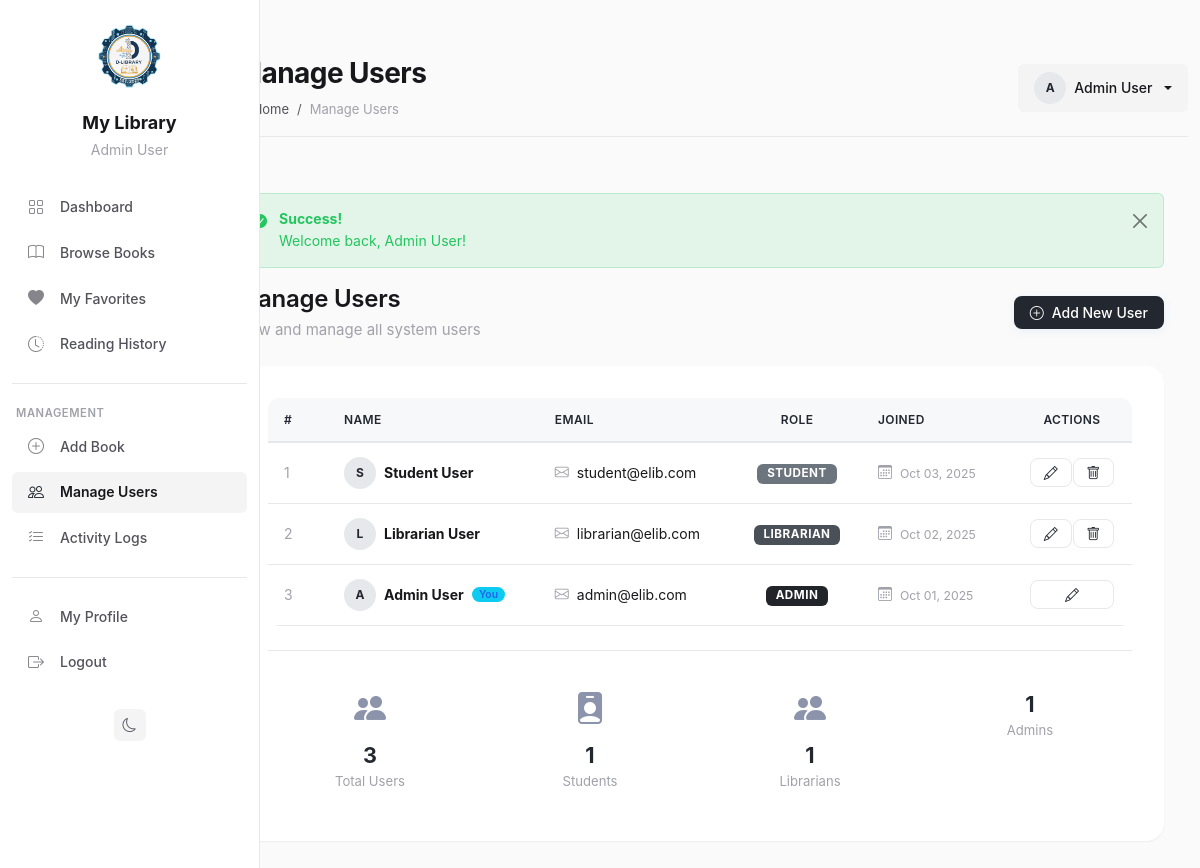
Page /public/?route=users (signed in) on the committed database.
### tables this page shows
CREATE TABLE `users` (
  `id` int(11) NOT NULL AUTO_INCREMENT,
  `name` varchar(255) NOT NULL,
  `email` varchar(255) NOT NULL UNIQUE,
  `password` varchar(255) NOT NULL,
  `role` enum('admin','librarian','student') DEFAULT 'student',
  `created_at` timestamp NOT NULL DEFAULT CURRENT_TIMESTAMP,
  PRIMARY KEY (`id`),
  KEY `idx_email` (`email`),
  KEY `idx_role` (`role`)
);

### app/controllers/UserController.php (called while the page is built, shortened)
<?php
class UserController extends BaseController {
    private $userModel;
    public function __construct() {
        $this->userModel = new User($this->db);
    }
    public function index() {
        $users = $this->userModel->getAll();
        $data = [
            'title' => 'Manage Users',
            'page_title' => 'Manage Users',
            'users' => $users
        ];
        $this->view('users/index', $data);
    }
}
?>

### public/index.php (called while the page is built, shortened)
<?php
require_once BASE_PATH . '/config/database.php';
require_once BASE_PATH . '/app/controllers/BaseController.php';
$route = $_GET['route'] ?? 'home';
$routes = [
    'home' => 'HomeController@index',
    'login' => 'AuthController@login',
    'register' => 'AuthController@register',
    'logout' => 'AuthController@logout',
    'dashboard' => 'DashboardController@index',
    'books' => 'BookController@index',
    'books/view' => 'BookController@show',
    'books/download' => 'BookController@download',
    'books/show' => 'BookController@show',
    'books/read' => 'BookController@read',
    'books/create' => 'BookController@create',
    'books/edit' => 'BookController@edit',
    'books/delete' => 'BookController@delete',
    'books/favorite' => 'BookController@toggleFavorite',
    'books/toggleFavorite' => 'BookController@toggleFavorite',
    'books/search' => 'BookController@search',
    'favorites' => 'BookController@favorites',
    'history' => 'BookController@history',
    'reading-history' => 'BookController@history',
    'users' => 'UserController@index',
    'users/create' => 'UserController@create',
    'users/edit' => 'UserController@edit',
    'users/delete' => 'UserController@delete',
    'profile' => 'UserController@profile',
    'logs' => 'UserController@logs',
];
list($controller, $method) = explode('@', $routes[$route]);
$instance = new $controller();
$instance->$method();
?>

### config/database.php (called while the page is built, shortened)
<?php
class Database {
    private $host = 'localhost';
    private $db_name = 'elibrary_db';
    private $username = 'root';
    private $password = '';
    public function getConnection() {
        $this->conn = null;
        try {
            $this->conn = new PDO(
                "mysql:host=" . $this->host . ";dbname=" . $this->db_name,
                $this->username,
                $this->password,
                array(
                    PDO::ATTR_ERRMODE => PDO::ERRMODE_EXCEPTION,
                    PDO::ATTR_DEFAULT_FETCH_MODE => PDO::FETCH_ASSOC,
                    PDO::ATTR_EMULATE_PREPARES => false
                )
            );
        } catch(PDOException $e) {
            echo "Connection Error: " . $e->getMessage();
        }
        return $this->conn;
    }
}
?>

### app/models/User.php (called while the page is built, shortened)
<?php
class User {
    private $db;
    public function __construct($database) {
        $this->db = $database;
    }
    public function getAll() {
        try {
            $stmt = $this->db->query("SELECT * FROM users ORDER BY created_at DESC");
            return $stmt->fetchAll(PDO::FETCH_ASSOC);
        } catch (PDOException $e) {
            error_log("Error getting users: " . $e->getMessage());
            return [];
        }
    }
}
?>

### app/views/users/index.php (the view, shortened to what this page needs)
<?php require_once __DIR__ . '/../layouts/header.php'; ?>
<?php require_once __DIR__ . '/../layouts/sidebar.php'; ?>
<div class="d-flex justify-content-between align-items-center mb-4">
    <div>
        <h2 class="mb-1">Manage Users</h2>
        <p class="text-muted mb-0">View and manage all system users</p>
    </div>
    <a href="<?= BASE_URL ?>?route=users/create" class="btn btn-primary">
        <i class="bi bi-plus-circle"></i> Add New User
    </a>
</div>
<div class="card shadow-sm">
    <div class="card-body">
        <?php if (empty($users)): ?>
            <div class="empty-state text-center py-5">
                <i class="bi bi-people" style="font-size: 3rem;"></i>
                <h3 class="mt-3">No users found</h3>
                <p class="text-muted">Start by adding your first user.</p>
                <a href="<?= BASE_URL ?>?route=users/create" class="btn btn-primary mt-2">
                    <i class="bi bi-plus"></i> Add First User
                </a>
            </div>
        <?php else: ?>
            <div class="table-responsive">
                <table class="table table-hover align-middle">
                    <thead class="table-light">
                        <tr>
                            <th width="60">#</th>
                            <th>NAME</th>
                            <th>EMAIL</th>
                            <th width="130" class="text-center">ROLE</th>
                            <th width="150">JOINED</th>
                            <th width="120" class="text-center">ACTIONS</th>
                        </tr>
                    </thead>
                    <tbody>
                        <?php foreach ($users as $index => $user): ?>
                            <tr>
                                <td class="text-muted"><?= $index + 1 ?></td>
                                <td>
                                    <div class="d-flex align-items-center gap-2">
                                    <div class="avatar avatar-sm" style="overflow: hidden;">
                                        <?php if (!empty($user['photo'])): ?>
                                            <img src="<?= BASE_URL . 'uploads/photos/' . htmlspecialchars($user['photo']) ?>"
                                                alt="Profile Photo"
                                                style="width:32px; height:32px; border-radius:50%; object-fit:cover;">
                                        <?php else: ?>
                                            <?= strtoupper(substr($user['name'], 0, 1)) ?>
                                        <?php endif; ?>
                                    </div>
                                        <strong><?= htmlspecialchars($user['name']) ?></strong>
                                        <?php if ($user['id'] == $_SESSION['user_id']): ?>
                                            <span class="badge bg-info" style="font-size: 0.65rem;">You</span>
                                        <?php endif; ?>
                                    </div>
                                </td>
                                <td>
                                    <i class="bi bi-envelope text-muted me-1"></i>
                                    <?= htmlspecialchars($user['email']) ?>
                                </td>
                                <td class="text-center">
                                    <span class="role-badge <?= strtolower($user['role']) ?>">
                                        <?= strtoupper($user['role']) ?>
                                    </span>
                                </td>
                                <td>
                                    <i class="bi bi-calendar3 text-muted me-1"></i>
                                    <small class="text-muted">
                                        <?= date('M d, Y', strtotime($user['created_at'])) ?>
                                    </small>
                                </td>
                                <td>
                                    <div class="btn-group btn-group-sm d-flex justify-content-center" role="group">
                                        <a href="<?= BASE_URL ?>?route=users/edit&id=<?= $user['id'] ?>"
                                           class="btn btn-outline-primary"
                                           title="Edit User">
                                            <i class="bi bi-pencil"></i>
                                        </a>
                                        <?php if ($user['id'] != $_SESSION['user_id'] && $_SESSION['role'] === 'admin'): ?>
                                            <a href="<?= BASE_URL ?>?route=users/delete&id=<?= $user['id'] ?>"
                                               class="btn btn-outline-danger"
                                               onclick="return confirm('⚠️ Are you sure you want to delete <?= htmlspecialchars($user['name']) ?>?\n\nThis action cannot be undone!')"
                                               title="Delete User">
                                                <i class="bi bi-trash"></i>
                                            </a>
                                        <?php endif; ?>
                                    </div>
                                </td>
                            </tr>
                        <?php endforeach; ?>
                    </tbody>
                </table>
            </div>
            <div class="mt-4 pt-3 border-top">
                <div class="row text-center g-3">
                    <div class="col-6 col-md-3">
                        <div class="p-3">
                            <i class="bi bi-people-fill"></i>
                            <h4 class="mb-0 mt-2"><?= count($users) ?></h4>
                            <small class="text-muted">Total Users</small>
                        </div>
                    </div>
                    <div class="col-6 col-md-3">
                        <div class="p-3">
                            <i class="bi bi-person-badge-fill"></i>
                            <h4 class="mb-0 mt-2">
                                <?= count(array_filter($users, fn($u) => strtolower($u['role']) === 'student')) ?>
                            </h4>
                            <small class="text-muted">Students</small>
                        </div>
                    </div>
                    <div class="col-6 col-md-3">
                        <div class="p-3">
                            <i class="bi bi-people-fill"></i>
                            <h4 class="mb-0 mt-2">
                                <?= count(array_filter($users, fn($u) => strtolower($u['role']) === 'librarian')) ?>
                            </h4>
                            <small class="text-muted">Librarians</small>
                        </div>
                    </div>
                    <div class="col-6 col-md-3">
                        <div class="p-3">
                            <h4 class="mb-0 mt-2">
                                <?= count(array_filter($users, fn($u) => strtolower($u['role']) === 'admin')) ?>
                            </h4>
                            <small class="text-muted">Admins</small>
                        </div>
                    </div>
                </div>
            </div>
        <?php endif; ?>
    </div>
</div>
<?php require_once __DIR__ . '/../layouts/footer.php'; ?>

### public/css/style.css (style rules this page uses)
:root { --gray-50: #fafafa; --gray-100: #f4f4f5; --gray-200: #e4e4e7; --gray-300: #d4d4d8; --gray-400: #a1a1aa; --gray-500: #71717a; --gray-600: #52525b; --gray-700: #3f3f46; --gray-800: #27272a; --gray-900: #18181b; --gray-950: #09090b; --blue-500: #3b82f6; --blue-600: #2563eb; --blue-700: #1d4ed8; --green-500: #22c55e; --red-500: #ef4444; --yellow-500: #eab308; --purple-500: #a855f7; --bg: #ffffff; --bg-subtle: var(--gray-50); --bg-muted: var(--gray-100); --text: var(--gray-900); --text-subtle: var(--gray-600); --text-muted: var(--gray-400); --border: var(--gray-200); --border-hover: var(--gray-300); --primary: var(--blue-600); --primary-hover: var(--blue-700); --primary-fg: #ffffff; --sidebar-width: 260px; --radius: 8px; --radius-sm: 6px; --radius-lg: 12px; }
* { margin: 0; padding: 0; box-sizing: border-box; }
body { font-family: -apple-system, BlinkMacSystemFont, 'Segoe UI', 'Roboto', sans-serif; background: var(--bg); color: var(--text); font-size: 15px; line-height: 1.6; -webkit-font-smoothing: antialiased; }
h1, h2, h3, h4, h5, h6 { font-weight: 600; line-height: 1.25; color: var(--text); margin-bottom: 0.5rem; }
h2 { font-size: 1.5rem; letter-spacing: -0.01em; }
h4 { font-size: 1.125rem; }
p { color: var(--text-subtle); margin-bottom: 1rem; }
a { color: var(--primary); text-decoration: none; transition: opacity 0.2s; }
.card { background: var(--bg); border: 1px solid var(--border); border-radius: var(--radius); box-shadow: none; transition: all 0.2s; }
.card-body { padding: 1.25rem; }
.btn { display: inline-flex; align-items: center; justify-content: center; gap: 0.5rem; padding: 0.5rem 1rem; font-size: 0.875rem; font-weight: 500; border-radius: var(--radius-sm); border: none; cursor: pointer; transition: all 0.15s; line-height: 1.25; }
.btn-primary { background: var(--primary); color: var(--primary-fg); }
.btn-outline-primary { background: transparent; color: var(--primary); border: 1px solid var(--primary); }
.btn-outline-danger { background: transparent; color: var(--red-500); border: 1px solid var(--red-500); }
.badge { display: inline-flex; align-items: center; padding: 0.25rem 0.625rem; font-size: 0.75rem; font-weight: 500; border-radius: 9999px; border: 1px solid; }
.bg-info { background: var(--blue-500); color: white; border-color: var(--blue-500); }
.table { width: 100%; border-collapse: collapse; }
.table thead th { background: transparent; color: var(--text-subtle); font-weight: 500; font-size: 0.75rem; text-transform: uppercase; letter-spacing: 0.05em; padding: 0.75rem 1rem; border-bottom: 1px solid var(--border); text-align: left; }
.table tbody tr { border-bottom: 1px solid var(--border); transition: background 0.15s; }
.table tbody td { padding: 0.875rem 1rem; font-size: 0.875rem; color: var(--text); vertical-align: middle; }
.avatar { display: inline-flex; align-items: center; justify-content: center; width: 2.5rem; height: 2.5rem; border-radius: 9999px; background: var(--primary); color: var(--primary-fg); font-weight: 600; font-size: 0.875rem; }
.avatar-sm { width: 2rem; height: 2rem; font-size: 0.75rem; }
.text-muted { color: var(--text-muted) !important; }
.shadow-sm { box-shadow: 0 1px 2px 0 rgba(0, 0, 0, 0.05) !important; }
.gap-2 { gap: 0.5rem; }
body { background: #f8f9fb; }
.card { border: 1px solid #f0f0f0; box-shadow: 0 2px 8px rgba(0, 0, 0, 0.05); }

### rows in the picture
users: name "S", name "Student User", email "student@elib.com", role "STUDENT", created_at "Oct 03, 2025"
users: name "L", name "Librarian User", email "librarian@elib.com", role "LIBRARIAN", created_at "Oct 02, 2025"
users: name "A", name "Admin User", shows "You", email "admin@elib.com", role "ADMIN", created_at "Oct 01, 2025"

### other values in the picture
$_SESSION['name'] "Admin User"
$page_title "Manage Users"
substr($_SESSION['name'], 0, 1) "A"
$_SESSION['success'] "Welcome back, Admin User!"
count($users) "3"
